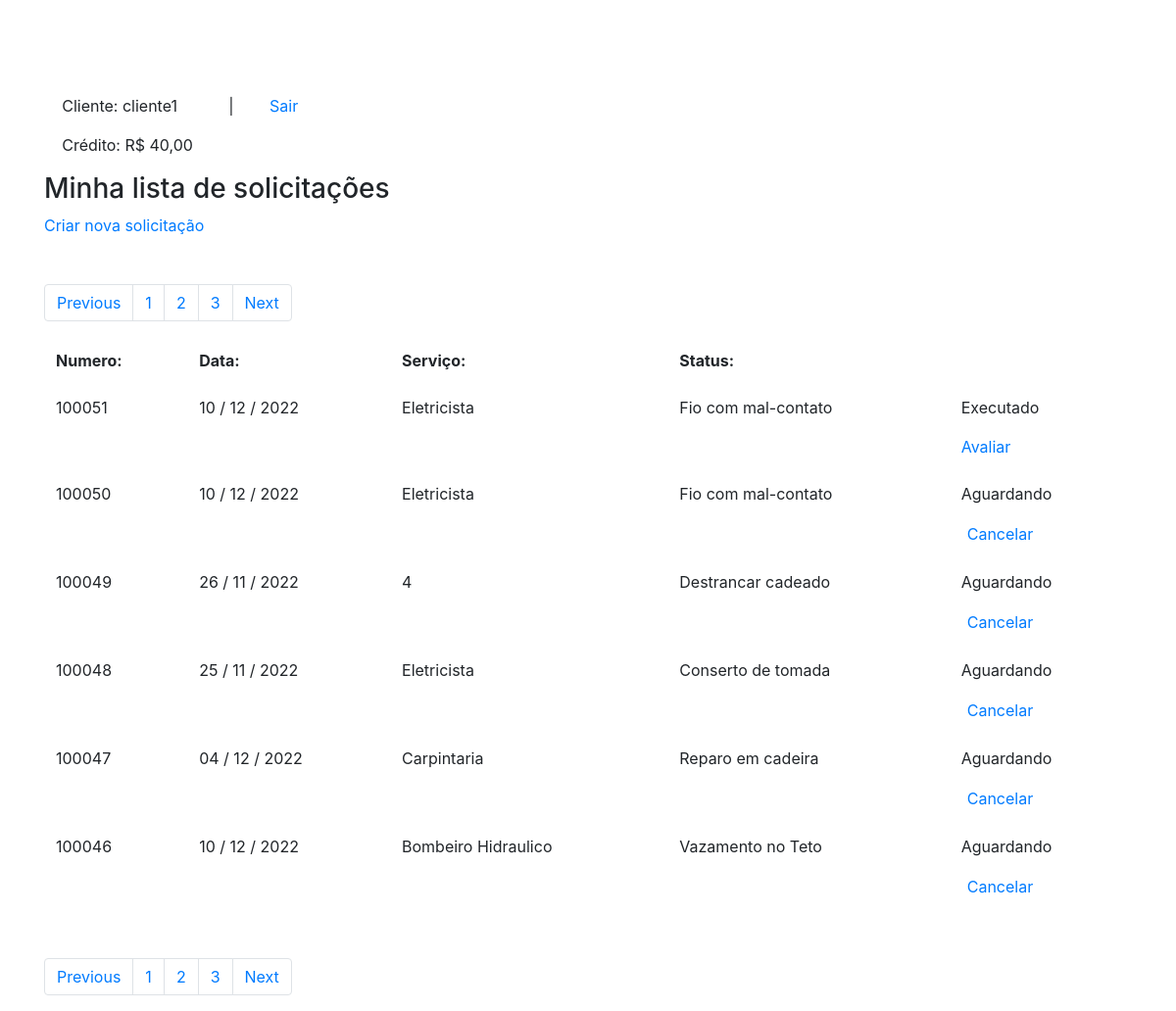
Before: /painelcliente.php (signed in) with the older database file.
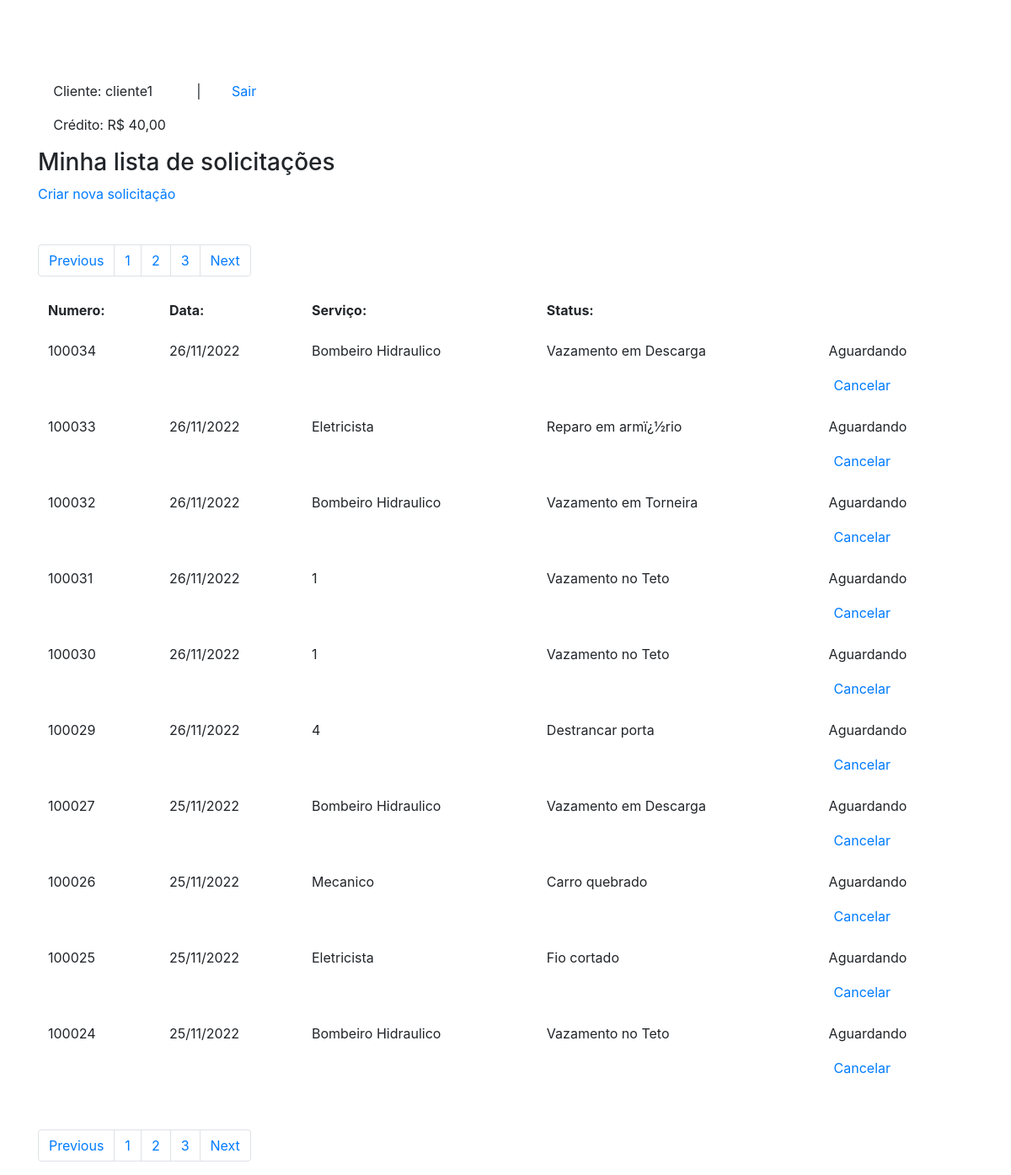
After: the same page with the newer database file.
### tables this page shows
CREATE TABLE IF NOT EXISTS `servicos` (
  `numero_id` int(7) NOT NULL AUTO_INCREMENT,
  `nome_servico` varchar(220) NOT NULL,
  `descricao_servico` varchar(220) NOT NULL,
  `preco_servico` varchar(220) NOT NULL,
  `status_servico` varchar(30) NOT NULL,
  `id_cliente` varchar(100) NOT NULL,
  `email_cliente` varchar(140) NOT NULL,
  `id_prestador` int(100) NOT NULL,
  `email_prestador` varchar(140) NOT NULL,
  `dia_pedido` varchar(30) NOT NULL,
  PRIMARY KEY (`numero_id`)
);

### painelcliente.php (the view, shortened to what this page needs)
<?php
include_once ('conexao.php');
?>
<!DOCTYPE html>
<html>
    <head>
        <link rel="stylesheet" href="https://stackpath.bootstrapcdn.com/bootstrap/4.1.3/css/bootstrap.min.css">
    </head>
    <body>
        <div class="container mt-5 pt-5">
            <div class="w-25 d-flex justify-content-around">
                <div>
                    <p>Cliente: <?php echo $_SESSION['nome'];?></p>
                    <p>Crédito: R$ <?php echo $_SESSION['credito'];?>,00</p>
                </div>
                <span>|</span>
                <a href="logout.php">Sair</a>
            </div>
            <div class="form-group">
                <table class="table table-borderless">
                    <thead>
                        <h3>Minha lista de solicitações</h3>
                        <a href="criar_servico.php">Criar nova solicitação</a>
                    </thead>
                    <div class="mt-5">
                        <nav aria-label="Page navigation example">
                            <ul class="pagination">
                                <li class="page-item"><a class="page-link" href="#">Previous</a></li>
                                <li class="page-item"><a class="page-link" href="#">1</a></li>
                                <li class="page-item"><a class="page-link" href="#">2</a></li>
                                <li class="page-item"><a class="page-link" href="#">3</a></li>
                                <li class="page-item"><a class="page-link" href="#">Next</a></li>
                            </ul>
                        </nav>
                    </div>
                    <tbody>
                        <tr>
                            <th>Numero:</th>
                            <th>Data:</th>
                            <th>Serviço:</th>
                            <th>Status:</th>
                        </tr>
                        <?php
                        $id = $_SESSION['id'];
                        $query_servico = "  SELECT *
                                            FROM servicos as s
                                            INNER JOIN clientes as c
                                            ON s.id_cliente = c.id
                                            WHERE c.id = $id
                                            ORDER BY numero_id DESC";
                        $result_servico = $conn->prepare($query_servico);
                        $result_servico->execute();
                        while($row_servico = $result_servico->fetch(PDO::FETCH_ASSOC)){
                            extract($row_servico);
                        ?>
                        <tr>
                            <td><?php echo "$numero_id"; ?></td>
                            <td><?php echo "$dia_pedido"; ?></td>
                            <td><?php echo "$nome_servico"?></td>
                            <td><?php echo "$descricao_servico"?></td>
                            <td>
                                <div class="d-block">
                                    <?php
                                    if($status_servico == "1"){
                                       echo " <p href='#'>
                                       Aguardando</p>";
                                    }elseif($status_servico == "2"){
                                        echo " <p href='#'>
                                       Executado</p>";
                                    }
                                    ?>
                                    <?php
                                    if($status_servico == "1"){
                                       echo "
                                       <form method='post' action='excluir_servico.php'>
                                       <input type='hidden' name='id' value='$numero_id'>
                                       <button type='submit' style='border:none; color: #007bff;
                                       text-decoration: none;
                                       background-color: transparent;'>Cancelar</button>
                                       </form>";
                                    }elseif($status_servico == "2"){
                                        echo " <a href='avaliacao.php'>
                                       Avaliar</a>";
                                    }
                                    ?>
                                </div>
                            </td>
                        </tr>
                        <?php } ?>
                    </tbody>
                </table>
                <div class="mt-5">
                    <nav aria-label="Page navigation example">
                        <ul class="pagination">
                            <li class="page-item"><a class="page-link" href="#">Previous</a></li>
                            <li class="page-item"><a class="page-link" href="#">1</a></li>
                            <li class="page-item"><a class="page-link" href="#">2</a></li>
                            <li class="page-item"><a class="page-link" href="#">3</a></li>
                            <li class="page-item"><a class="page-link" href="#">Next</a></li>
                        </ul>
                    </nav>
                </div>
            </div>
        </div>
    </body>
</html>

Changed rows visible on the page:
removed servicos: numero_id "100051", dia_pedido "10 / 12 / 2022", nome_servico "Eletricista", descricao_servico "Fio com mal-contato", status_servico "Executado"
removed servicos: numero_id "100050", dia_pedido "10 / 12 / 2022", nome_servico "Eletricista", descricao_servico "Fio com mal-contato", status_servico "Aguardando"
removed servicos: numero_id "100049", dia_pedido "26 / 11 / 2022", nome_servico "4", descricao_servico "Destrancar cadeado", status_servico "Aguardando"
removed servicos: numero_id "100048", dia_pedido "25 / 11 / 2022", nome_servico "Eletricista", descricao_servico "Conserto de tomada", status_servico "Aguardando"
removed servicos: numero_id "100047", dia_pedido "04 / 12 / 2022", nome_servico "Carpintaria", descricao_servico "Reparo em cadeira", status_servico "Aguardando"
removed servicos: numero_id "100046", dia_pedido "10 / 12 / 2022", nome_servico "Bombeiro Hidraulico", descricao_servico "Vazamento no Teto", status_servico "Aguardando"
added servicos: numero_id "100034", dia_pedido "26/11/2022", nome_servico "Bombeiro Hidraulico", descricao_servico "Vazamento em Descarga", status_servico "Aguardando"
added servicos: numero_id "100033", dia_pedido "26/11/2022", nome_servico "Eletricista", descricao_servico "Reparo em armï¿½rio", status_servico "Aguardando"
added servicos: numero_id "100032", dia_pedido "26/11/2022", nome_servico "Bombeiro Hidraulico", descricao_servico "Vazamento em Torneira", status_servico "Aguardando"
added servicos: numero_id "100031", dia_pedido "26/11/2022", nome_servico "1", descricao_servico "Vazamento no Teto", status_servico "Aguardando"
added servicos: numero_id "100030", dia_pedido "26/11/2022", nome_servico "1", descricao_servico "Vazamento no Teto", status_servico "Aguardando"
added servicos: numero_id "100029", dia_pedido "26/11/2022", nome_servico "4", descricao_servico "Destrancar porta", status_servico "Aguardando"
added servicos: numero_id "100027", dia_pedido "25/11/2022", nome_servico "Bombeiro Hidraulico", descricao_servico "Vazamento em Descarga", status_servico "Aguardando"
added servicos: numero_id "100026", dia_pedido "25/11/2022", nome_servico "Mecanico", descricao_servico "Carro quebrado", status_servico "Aguardando"
added servicos: numero_id "100025", dia_pedido "25/11/2022", nome_servico "Eletricista", descricao_servico "Fio cortado", status_servico "Aguardando"
added servicos: numero_id "100024", dia_pedido "25/11/2022", nome_servico "Bombeiro Hidraulico", descricao_servico "Vazamento no Teto", status_servico "Aguardando"
